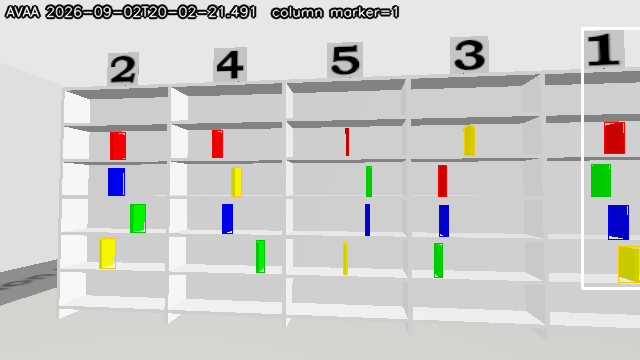
#> input picture src/avaa_solution/erc_images/column_1_2026-09-02T20-02-21.491.png, 640 x 360 px
$ python -i book_detector.py   (imports and definitions only)
#> lines starting #> are read from the running program, lines starting #| are printed output that depends on the picture; after the words box and inside, x2 and y2 are one past the last pixel; in counts of white or black regions, pixels touching at a corner belong together
"""Book detection by colour and shape.

Pure OpenCV with no ROS dependency, so it can be exercised on saved frames without a
running simulator. The ROS wrapper lives in ``perception_node.py``.

The approach and the numbers here are measured against the simulation, not assumed --
see PERCEPTION.md. Two findings drive the design:

1. The four book colours form four isolated hue clusters with wide gaps between them,
   so HSV thresholding is sufficient and a learned classifier would be wasted effort.
   That matters for Phase 2, where the same code runs on the robot's i5 with no GPU.

2. Colour alone is *not* enough. The collection bin is the same red as the red books and
   the start zone the same green as the green books, and both are in view whenever the
   robot faces the shelves. Shape separates them.
"""

from dataclasses import dataclass
from typing import Dict, List, Optional, Sequence, Tuple

import cv2
import numpy as np

COLOURS = ("red", "blue", "green", "yellow")

# Measured hue clusters (OpenCV H is 0-179), widened for shading and viewing angle.
# Red wraps around zero so it needs two ranges.
HsvRange = Tuple[Tuple[int, int, int], Tuple[int, int, int]]
COLOUR_RANGES: Dict[str, List[HsvRange]] = {
    "red": [((0, 90, 60), (12, 255, 255)), ((168, 90, 60), (179, 255, 255))],
    "yellow": [((20, 90, 60), (42, 255, 255))],
    # Green books measure S~122, markedly less saturated than the other three at S=255,
    # so this range needs a lower saturation floor.
    "green": [((48, 60, 60), (85, 255, 255))],
    "blue": [((105, 90, 60), (135, 255, 255))],
}

DRAW_BGR = {
    "red": (0, 0, 255),
    "yellow": (0, 200, 255),
    "green": (0, 200, 0),
    "blue": (255, 0, 0),
}

# Shape gates. Books are 25 x 16 x 3 cm shelved spine-out, so they always present an
# upright face. Measured: 6-8 px wide, 14-26 px tall, aspect 1.75-4.33, fill 0.78-0.83.
# The bin measured 136x66 (area 6763) and start-zone patches measured aspect 0.54/0.56.
MIN_AREA = 30
MAX_AREA = 3000
MIN_ASPECT = 1.2
MIN_FILL = 0.55

ROWS_PER_COLUMN = 4

# Bin gates, the mirror image of the book gates above.
#
# The bin is the same red as a red book -- the module docstring says so, and it is the
# reason the shape gates exist at all -- so the only thing separating them is size and
# proportion. A book presents an upright face 6-8 px wide by 14-26 px tall; the bin
# measured 136 x 66, which is wider than it is tall and two hundred times the area.
# There is no overlap to argue about, so the gates sit an order of magnitude apart on
# both counts rather than being tuned to a boundary.
BIN_MIN_AREA = 1500
BIN_MAX_ASPECT = 0.9
BIN_MIN_FILL = 0.45


@dataclass(frozen=True)
class Book:
    colour: str
    x: int
    y: int
    w: int
    h: int
    area: float
    aspect: float
    fill: float

    @property
    def cx(self) -> float:
        return self.x + self.w / 2.0

    @property
    def cy(self) -> float:
        return self.y + self.h / 2.0

    @property
    def bbox(self) -> Tuple[int, int, int, int]:
        return (self.x, self.y, self.w, self.h)


def _mask_for(hsv: np.ndarray, colour: str) -> np.ndarray:
    mask = None
    for lo, hi in COLOUR_RANGES[colour]:
        part = cv2.inRange(hsv, np.array(lo, np.uint8), np.array(hi, np.uint8))
        mask = part if mask is None else cv2.bitwise_or(mask, part)
    kernel = cv2.getStructuringElement(cv2.MORPH_RECT, (3, 3))
    mask = cv2.morphologyEx(mask, cv2.MORPH_CLOSE, kernel)
    return cv2.morphologyEx(mask, cv2.MORPH_OPEN, kernel)


# [24 lines left out: function detect_books, not called in this run]


def detect_bin(bgr: np.ndarray) -> Optional[Book]:
    """Return the collection bin, or None if it is not in view.

    The bin is returned as a ``Book`` with colour "red" so that everything downstream --
    the depth locator, the annotator, the tests -- takes it without a second code path.
    It is not a book and nothing treats it as one: only ``detect_bin`` produces it, and
    only the delivery controller asks.

    The largest qualifying blob wins rather than the first. A red book on the shelf can
    never pass the area gate, but the start zone and a red book seen close up are both
    red things of some size, and picking the biggest is the difference between aiming at
    the bin and aiming at whatever happened to be found first.
    """
    hsv = cv2.cvtColor(bgr, cv2.COLOR_BGR2HSV)
    contours, _ = cv2.findContours(
        _mask_for(hsv, "red"), cv2.RETR_EXTERNAL, cv2.CHAIN_APPROX_SIMPLE)

    best: Optional[Book] = None
    for contour in contours:
        x, y, w, h = cv2.boundingRect(contour)
        if w == 0 or h == 0:
            continue
        area = cv2.contourArea(contour)
        aspect = h / float(w)
        fill = area / float(w * h)
        if area < BIN_MIN_AREA or aspect > BIN_MAX_ASPECT or fill < BIN_MIN_FILL:
            continue
        if best is None or area > best.area:
            best = Book("red", x, y, w, h, area, aspect, fill)
    return best


# [120 lines left out: functions group_into_columns, group_by_anchors, row_of, find_book, annotate, not called in this run]

>>> import cv2
>>> picture = cv2.imread('../../../../src/avaa_solution/erc_images/column_1_2026-09-02T20-02-21.491.png')
#> picture is the input picture: shape (360, 640, 3); mean B, G, R 201.6, 203.7, 203.8
>>> result = detect_bin(picture)
#> in detect_bin, `hsv = cv2.cvtColor(bgr, cv2.COLOR_BGR2HSV)`: hsv: shape (360, 640, 3); mean H, S, V 5.1, 9, 207.5
#> the loop in _mask_for, `for lo, hi in COLOUR_RANGES[colour]:` made 2 passes
#> pass 1, in _mask_for, `part = cv2.inRange(hsv, np.array(lo, np.uint8), np.array(hi, np.uint8))`:
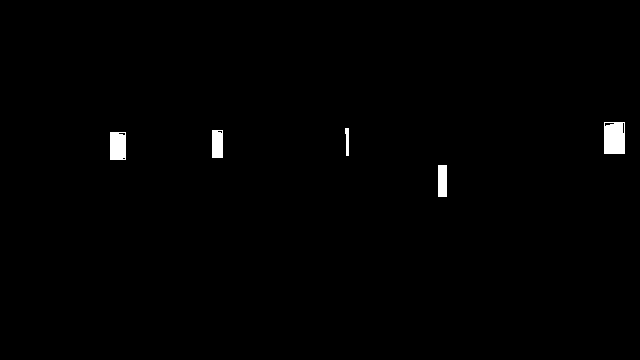
#> part: shape (360, 640); 0.77% white; 5 white regions, box (x1, y1, x2, y2) and area: (604, 122, 625, 154) 647, (110, 132, 126, 160) 438, (212, 130, 223, 158) 303, (438, 165, 447, 197) 288, (345, 128, 349, 156) 90
#> in _mask_for, `mask = cv2.morphologyEx(mask, cv2.MORPH_CLOSE, kernel)`: mask: shape (360, 640); 0.78% white; 5 white regions
#> in detect_bin, `contours, _ = cv2.findContours( _mask_for(hsv, "red"), cv2.RETR_EXTERN..`: contours = 5 contours; box (x1, y1, x2, y2) and area: (604, 122, 625, 154) 620, (110, 132, 126, 160) 405, (212, 130, 223, 158) 270, (438, 165, 447, 197) 248, (345, 128, 349, 156) 60
#> the loop in detect_bin, `for contour in contours:` made 5 passes
#> (contour, x, y, w, h, area, aspect, fill) on passes 1, 2, 3, 5: ([[438, 165], [438, 196], [446, 196], [446, 165]], 438, 165, 9, 32, 248, 3.56, 0.861), ([[110, 132], [110, 159], [125, 159], [125, 132]], 110, 132, 16, 28, 405, 1.75, 0.904), ([[212, 130], [212, 157], [222, 157], [222, 130]], 212, 130, 11, 28, 270, 2.55, 0.877), ([[604, 122], [604, 153], [624, 153], [624, 122]], 604, 122, 21, 32, 620, 1.52, 0.923)
#> (x, y, w, h, area, aspect, fill) on pass 4: (345, 128, 4, 28, 59.5, 7, 0.531)

$ run again, on src/avaa_solution/erc_images/column_1_2026-09-02T20-02-25.545.png
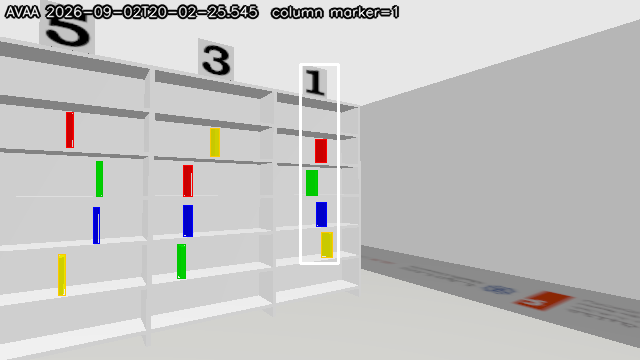
#> input picture src/avaa_solution/erc_images/column_1_2026-09-02T20-02-25.545.png, 640 x 360 px
#> picture is the input picture: shape (360, 640, 3); mean B, G, R 193.6, 194.9, 195.2
#> hsv: shape (360, 640, 3); mean H, S, V 4.5, 5, 196.8
#> the loop in _mask_for, `for lo, hi in COLOUR_RANGES[colour]:` made 2 passes
#> pass 1, in _mask_for, `part = cv2.inRange(hsv, np.array(lo, np.uint8), np.array(hi, np.uint8))`:
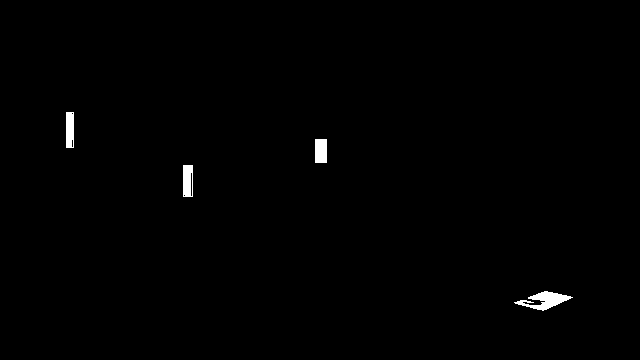
#> part: shape (360, 640); 0.61% white; 4 white regions, box (x1, y1, x2, y2) and area: (514, 291, 573, 311) 532, (183, 165, 193, 197) 296, (315, 139, 327, 163) 288, (66, 112, 74, 148) 280
#> mask: shape (360, 640); 0.64% white; 4 white regions, box (x1, y1, x2, y2) and area: (514, 291, 573, 311) 569, (183, 165, 193, 197) 320, (66, 112, 74, 148) 288, (315, 139, 327, 163) 288
#> contours = 4 contours; box (x1, y1, x2, y2) and area: (517, 291, 571, 310) 537, (183, 165, 193, 197) 279, (315, 139, 327, 163) 253, (66, 112, 74, 148) 245
#> the loop in detect_bin, `for contour in contours:` made 4 passes
#> (contour, x, y, w, h, area, aspect, fill) on passes 2 to 4: ([[183, 165], [183, 196], [192, 196], [192, 165]], 183, 165, 10, 32, 279, 3.2, 0.872), ([[315, 139], [315, 162], [326, 162], [326, 139]], 315, 139, 12, 24, 253, 2, 0.878), ([[66, 112], [66, 147], [73, 147], [73, 112]], 66, 112, 8, 36, 245, 4.5, 0.851)

$ run again, on src/avaa_solution/erc_images/column_1_2026-09-02T20-02-29.505.png
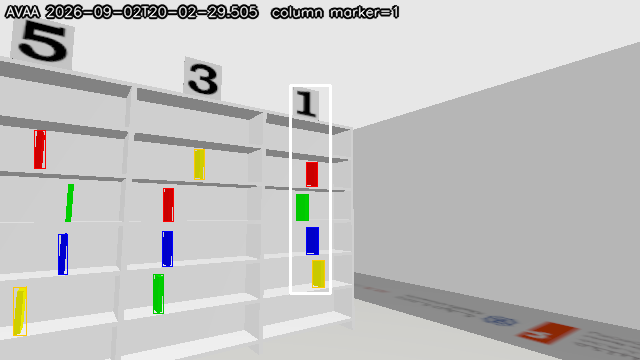
#> input picture src/avaa_solution/erc_images/column_1_2026-09-02T20-02-29.505.png, 640 x 360 px
#> picture is the input picture: shape (360, 640, 3); mean B, G, R 193.3, 194.4, 194.9
#> hsv: shape (360, 640, 3); mean H, S, V 2.6, 5.6, 196.8
#> the loop in _mask_for, `for lo, hi in COLOUR_RANGES[colour]:` made 2 passes
#> pass 1, in _mask_for, `part = cv2.inRange(hsv, np.array(lo, np.uint8), np.array(hi, np.uint8))`:
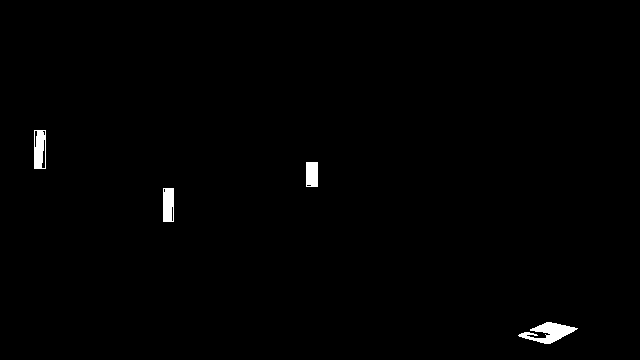
#> part: shape (360, 640); 0.73% white; 4 white regions, box (x1, y1, x2, y2) and area: (518, 322, 578, 344) 640, (34, 130, 46, 169) 392, (163, 188, 174, 222) 357, (306, 162, 318, 187) 296
#> mask: shape (360, 640); 0.78% white; 4 white regions, box (x1, y1, x2, y2) and area: (518, 322, 578, 344) 681, (34, 130, 46, 169) 453, (163, 188, 174, 222) 374, (306, 162, 318, 187) 300
#> contours = 4 contours; box (x1, y1, x2, y2) and area: (519, 322, 575, 344) 662, (34, 130, 46, 169) 394, (163, 188, 174, 222) 330, (306, 162, 318, 187) 264
#> the loop in detect_bin, `for contour in contours:` made 4 passes
#> (x, y, w, h, area, aspect, fill) on passes 1, 4: (519, 322, 56, 22, 661.5, 0.393, 0.537), (34, 130, 12, 39, 394.5, 3.25, 0.843)

$ run again, on src/avaa_solution/erc_images/column_1_2026-09-02T20-02-36.663.png
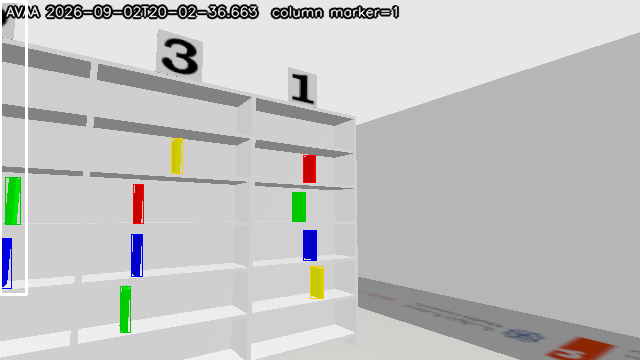
#> input picture src/avaa_solution/erc_images/column_1_2026-09-02T20-02-36.663.png, 640 x 360 px
#> picture is the input picture: shape (360, 640, 3); mean B, G, R 192.6, 193.6, 193.3
#> hsv: shape (360, 640, 3); mean H, S, V 2.2, 5.9, 196
#> the loop in _mask_for, `for lo, hi in COLOUR_RANGES[colour]:` made 2 passes
#> pass 1, in _mask_for, `part = cv2.inRange(hsv, np.array(lo, np.uint8), np.array(hi, np.uint8))`:
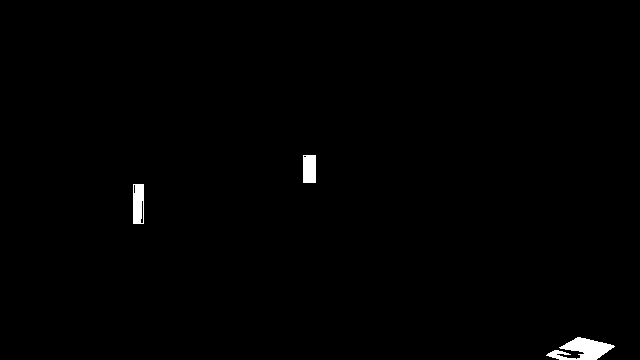
#> part: shape (360, 640); 0.7% white; 3 white regions, box (x1, y1, x2, y2) and area: (546, 337, 615, 360) 854, (133, 184, 144, 224) 406, (303, 155, 316, 183) 362
#> mask: shape (360, 640); 0.74% white; 3 white regions, box (x1, y1, x2, y2) and area: (546, 337, 615, 360) 903, (133, 184, 144, 224) 440, (303, 155, 316, 183) 364
#> contours = 3 contours; box (x1, y1, x2, y2) and area: (548, 337, 614, 360) 916, (133, 184, 144, 224) 390, (303, 155, 316, 183) 324
#> the loop in detect_bin, `for contour in contours:` made 3 passes
#> (contour, x, y, w, h, area, aspect, fill) on passes 2 to 3: ([[133, 184], [133, 223], [143, 223], [143, 184]], 133, 184, 11, 40, 390, 3.64, 0.886), ([[303, 155], [303, 182], [315, 182], [315, 155]], 303, 155, 13, 28, 324, 2.15, 0.89)
